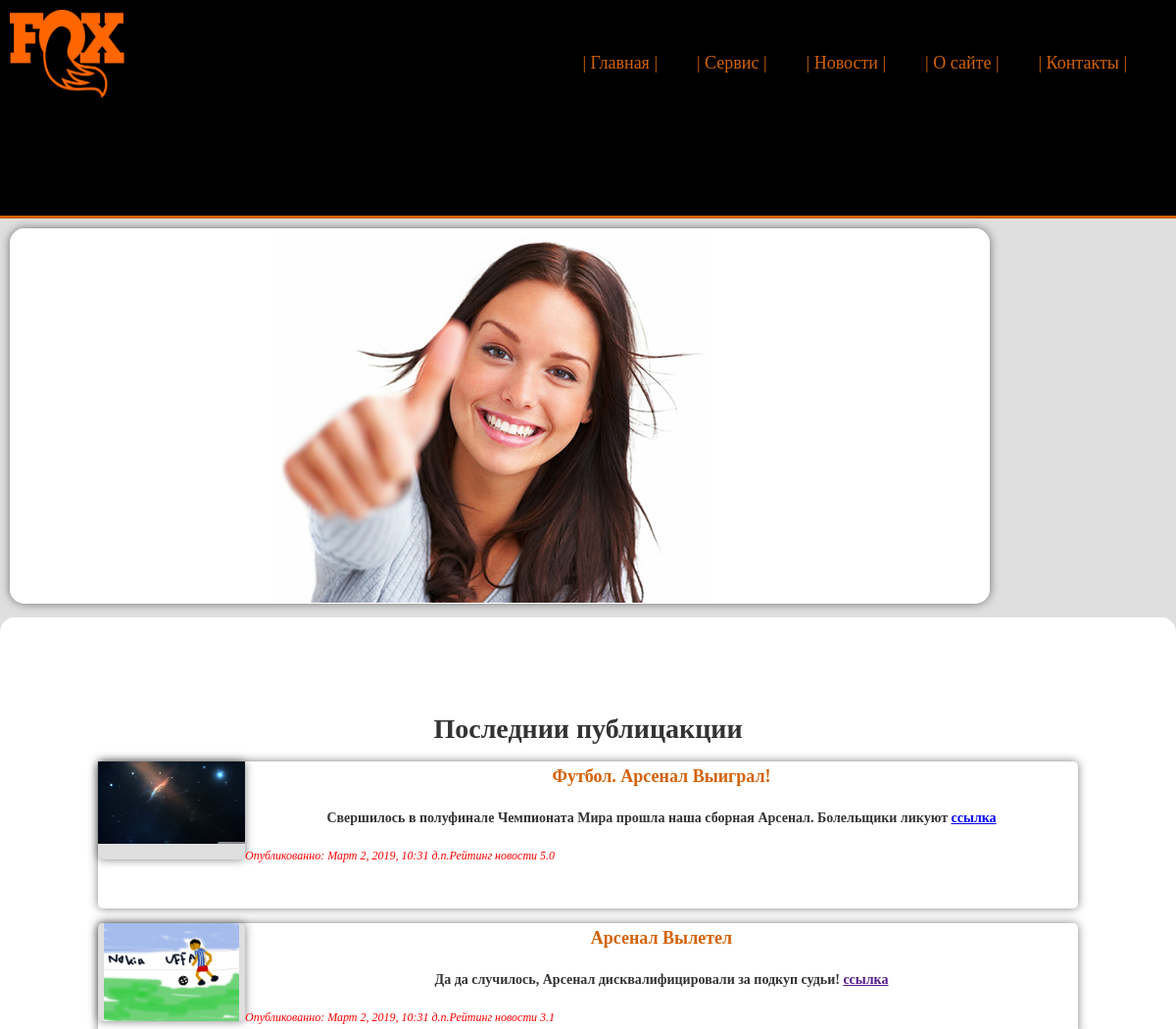
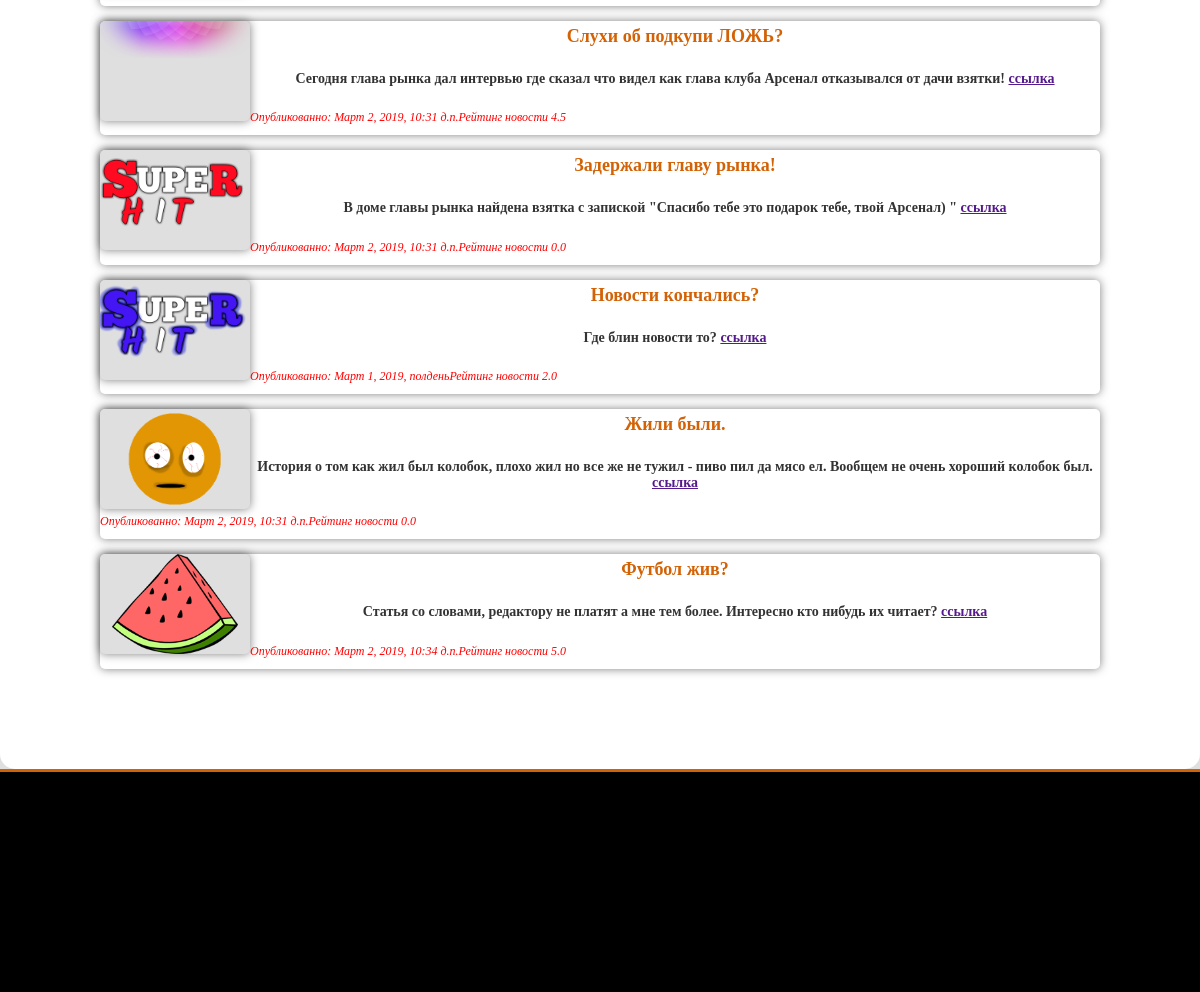
The page / on the database its author committed (2 pictures, top to bottom).
### main/models.py (models this page shows, shortened)
class News(models.Model):
    name = models.CharField(max_length=30, verbose_name="Заголовок Новости")
    description = models.TextField(verbose_name="Описание")
    rating = models.FloatField(default=0, verbose_name="Рейтинг")
    url = models.URLField(verbose_name="Интернет-адрес", blank=True)
    photo = models.ImageField("Фото", upload_to="main/photos", default="", blank=True)
    date = models.DateTimeField(auto_now=False, verbose_name="Дата")
    class Meta:
        verbose_name="Новость"
        verbose_name_plural="Новости"

### main/views.py (the view)
# urls.py: path('', views.home, name='home'),
def home(request):
    newses = News.objects.all()
    return render(request, "main/home.html", {"newses": newses})

### main/templates/main/home.html
{% extends "main/wrapper.html" %}
{% load staticfiles %}
{% block content %}
<div class="container">
  <div class="slider">
    <img src="{% static "img/smile-large.jpg" %}" alt=>
  </div>
</div>
<div class="background">
<h1>Последнии публицакции</h1>
  <div class="grid">
{% for news in newses %}
<div>
      <div class="news_photo">
        {% if news.photo %}
        <img src="{{ news.photo.url }}" alt="{{ news.name }}">
        {% endif %}
      </div>
      <h4> {{ news.name }} </h4>
      <h5>{{ news.description }} <a href="{{ news.url }}">ссылка</a></h5>
        <p> Опубликованно: {{ news.date }} </p>
      <p> Рейтинг новости {{ news.rating }} </p>
</div>
{% endfor %}
  </div>
</div>
{% endblock %}

### main/templates/main/wrapper.html (shortened to what this page needs)
{% load staticfiles %}
<!DOCTYPE html>
<html lang="en">
<head>
  <link rel="stylesheet" href="{% static "css/main.css" %}">
</head>
<body>
  <main>
    <div class="container">
        <div class="logo">
          <div class="img">
            	<a href="{% url "home" %}"><img src="{% static "img/fox-logo.png" %}" alt="Fox"></a>
              <nav>
                <ul class="menu">
                  <li>
                    <a href="{% url "home" %}">| Главная |</a>
                  </li>
                  <li>
                    <a href="{% url "services" %}">| Сервис |</a>
                  </li>
                  <li>
                    <a href="{% url "news" %}">| Новости |</a>
                  </li>
                  <li>
                    <a href="{% url "about" %}">| О сайте |</a>
                  </li>
                  <li>
                    <a href="{% url "contact" %}">| Контакты |</a>
                  </li>
                </ul>
              </nav>
          </div>
        </div>
    </div>
  </main>
<hr align="center" width="max" size="1" color="#d36206"/>
  {% block content %}
  {% endblock %}
</body>
<hr align="center" width="max" size="1" color="#d36206"/>
<main>
</main>
</html>

### main/static/css/main.css (style rules this page uses)
body { padding: 0px; margin: 0px; background-color: #dfdfdf; }
main { background-color: black; height: 100px; }
.container { margin: auto; width: 960px; padding: 10px; #border: 2px solid #000; }
.logo img { width: 120px; height: 90px; }
nav { float:right; margin-bottom: auto; margin-top: 28px; }
.menu li { float: left; display: block; margin-right: 40px; }
.menu a { color: #d36206; text-decoration: none; font-size: 19px; }
hr { margin: 0px; height: 3px; border: none; }
.slider img { box-shadow: 0 0 10px rgba(0,0,0,0.5); max-width: 100%; max-height: 100%; border-radius: 15px; #border: 2px solid #d36206; }
.background { margin: auto; width: 1000px; height: auto; padding: 100px; #border: 6px solid #000; border-radius: 15px; background-color: white; }
.grid { text-align: center; width: auto; display: grid; grid-template-columns: 1fr 1fr 1fr 1fr; grid-auto-rows: 150px 150px; grid-auto-rows: auto; grid-gap: 15px; #border: 1px solid #000; }
.grid div { float:left; box-shadow: 0 0 10px rgba(0,0,0,0.5); border-radius: 5px; #border: 1px solid #000; }
.grid p { margin-bottom: 10px; }
.news_photo { text-align: center; box-shadow: 0 0 10px rgba(0,0,0,0.5); background-color: #dfdfdf; border-radius: 5px; #border: 1px solid #000; margin-top: 2px; margin-left: 17px; width: 200px; height: 150px; }
.news_photo img { max-width: 100%; max-height: 100%; }
h1 { margin-top: auto; font-size: 28px; font-family: "Georgia Regular"; color: rgb(51, 51, 51); line-height: 1; text-align: center; }
h4 { margin-top: 5px; font-size: 18px; text-align: center; color: #d36206; }
h5 { text-align: center; margin-top: auto; font-size: 14px; font-family: "Georgia Regular"; color: rgb(51, 51, 51); }
p { font-style: italic; text-align: center; margin-top: auto; font-size: 12px; font-family: "Georgia Regular"; color: rgb(51, 51, 51); }
@media screen
and (max-width: 1200px) { main { background-color: black; height: 220px; } }
@media screen
and (max-width: 1200px) { .logo img { float: left; width: 120px; height: 90px; } }
@media screen
and (max-width: 1200px) { .menu a { color: #d36206; text-decoration: none; font-size: 18px; } }
@media screen
and (max-width: 1200px) { .menu li { float: left; } }
@media screen
and (max-width: 1200px) { nav { margin-left: auto; } }
@media screen
and (max-width: 1200px) { .container { margin: auto; width: auto;; padding: 10px; #border: 2px solid #000; } }
@media screen
and (max-width: 1200px) { .background { margin: auto; width: auto;; height: auto; border-radius: 15px; background-color: white; } }
@media screen
and (max-width: 1200px) { .grid { grid-template-rows: minmax(150px, auto); margin-left: auto; width: auto; display: grid; grid-template-columns: 1fr ; } }
@media screen
and (max-width: 1200px) { .news_photo { box-shadow: 0 0 10px rgba(0,0,0,0.5); background-color: #dfdfdf; border-radius: 5px; margin-top: auto; margin-left: auto; width: 150px; height: 100px; } }
@media screen
and (max-width: 1200px) { p { text-align: left; float: left; color: red; } }
@media screen
and (max-width: 1200px) { .news_photo img { max-width: 100%; max-height: 100%; } }

### rows shown on the page
News: photo (picture), name "Футбол. Арсенал Выиграл!", description "Свершилось в полуфинале Чемпионата Мира прошла наша сборная Арсенал. Болельщики ликуют", date "Март 2, 2019, 10:31 д.п.", rating "5.0"
News: photo (picture), name "Арсенал Вылетел", description "Да да случилось, Арсенал дисквалифицировали за подкуп судьи!", date "Март 2, 2019, 10:31 д.п.", rating "3.1"
News: photo (picture), name "Слухи об подкупи ЛОЖЬ?", description "Сегодня глава рынка дал интервью где сказал что видел как глава клуба Арсенал отказывался от дачи взятки!", date "Март 2, 2019, 10:31 д.п.", rating "4.5"
News: photo (picture), name "Задержали главу рынка!", description "В доме главы рынка найдена взятка с запиской \"Спасибо тебе это подарок тебе, твой Арсенал) \"", date "Март 2, 2019, 10:31 д.п.", rating "0.0"
News: photo (picture), name "Новости кончались?", description "Где блин новости то?", date "Март 1, 2019, полдень", rating "2.0"
News: photo (picture), name "Жили были.", description "История о том как жил был колобок, плохо жил но все же не тужил - пиво пил да мясо ел. Вообщем не очень хороший колобок был.", date "Март 2, 2019, 10:31 д.п.", rating "0.0"
News: photo (picture), name "Футбол жив?", description "Статья со словами, редактору не платят а мне тем более. Интересно кто нибудь их читает?", date "Март 2, 2019, 10:34 д.п.", rating "5.0"
